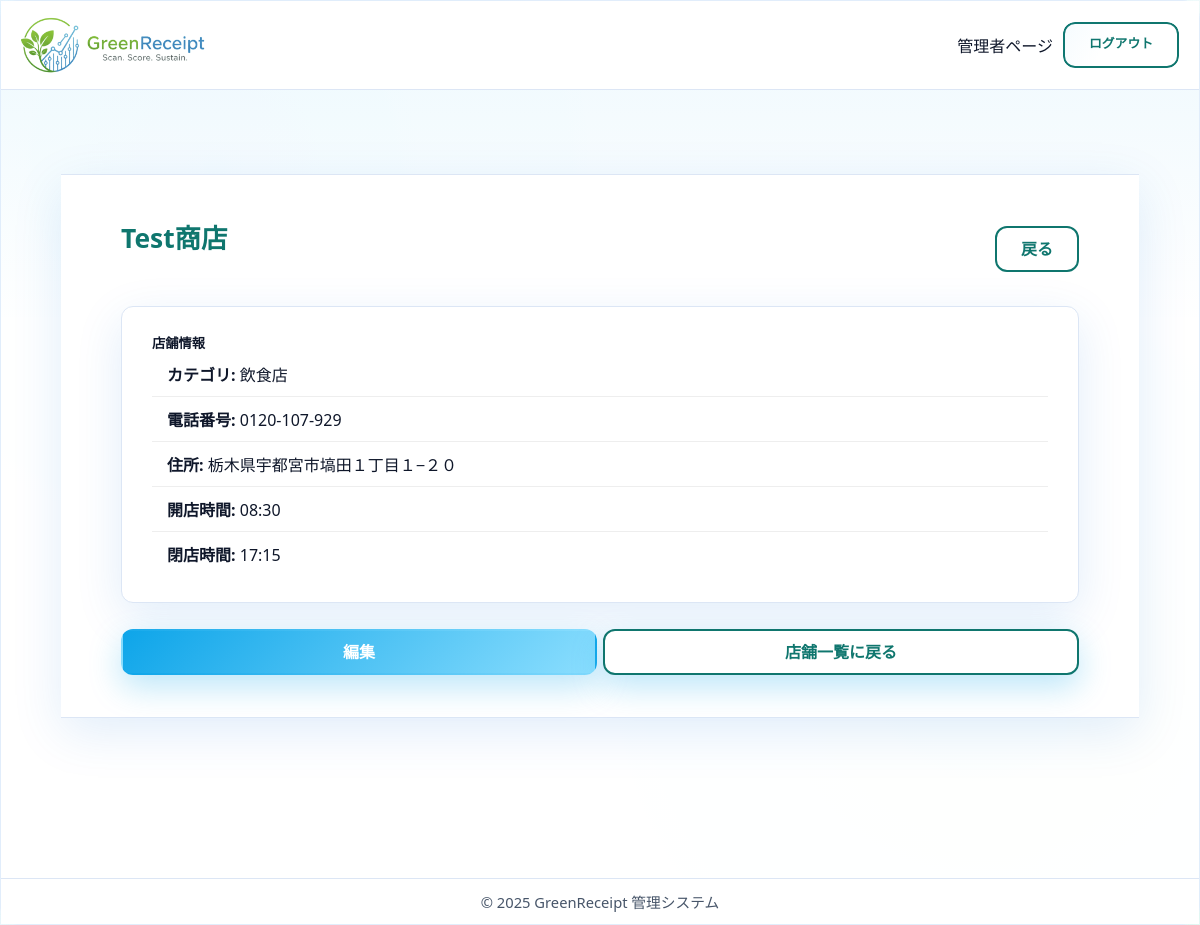
The app's page /staff/stores/4/ (signed in) with its own data.
### core/models.py (models this page shows, shortened)
class Store(models.Model):
    store_id = models.AutoField(primary_key=True, verbose_name='店舗ID')
    store_name = models.CharField(max_length=64, verbose_name='店舗名')
    CATEGORY_CHOICES = [
        ('restaurant', '飲食店'),
        ('retail', '小売店'),
        ('service', 'サービス業'),
        ('other', 'その他'),
    ]
    category = models.CharField(max_length=64, choices=CATEGORY_CHOICES, verbose_name='カテゴリ')
    tel = models.CharField(max_length=32, blank=True, verbose_name='電話番号')
    address = models.CharField(max_length=255, verbose_name='住所')
    open_time = models.TimeField(verbose_name='開店時間', null=True, blank=True)
    close_time = models.TimeField(verbose_name='閉店時間', null=True, blank=True)
    lat = models.FloatField(verbose_name='緯度', default=0.0)
    lng = models.FloatField(verbose_name='経度', default=0.0)
    class Meta:
        verbose_name = '加盟店'
        verbose_name_plural = '加盟店'

### core/views.py (the view)
# urls.py: path("staff/stores/<int:store_id>/", views.store_detail, name="store_detail"),
@staff_member_required
def store_detail(request, store_id):
    store = get_object_or_404(Store, store_id=store_id)
    return render(request, 'admin/store_detail.html', {'store': store})

### core/templates/admin/store_detail.html (shortened to what this page needs)
{% extends 'admin/admin_base.html' %}
{% block content %}
  <main class="dashboard-main">
    <div class="dashboard-container">
      <div class="d-flex justify-content-between align-items-center mb-4">
        <h1>{{ store.store_name }}</h1>
        <a href="{% url 'core:store_list' %}" class="btn-1 btn-secondary">戻る</a>
      </div>
      <div class="card">
        <div class="card-body">
          <h5 class="card-title">店舗情報</h5>
          <ul class="list-group list-group-flush">
            <li class="list-group-item"><strong>カテゴリ:</strong> {{ store.get_category_display }}</li>
            <li class="list-group-item"><strong>電話番号:</strong> {{ store.tel }}</li>
            <li class="list-group-item"><strong>住所:</strong> {{ store.address }}</li>
            <li class="list-group-item"><strong>開店時間:</strong> {{ store.open_time|time:"H:i" }}</li>
            <li class="list-group-item"><strong>閉店時間:</strong> {{ store.close_time|time:"H:i" }}</li>
          </ul>
        </div>
      </div>
      <div class="mt-4 d-flex gap-2 align-items-center">
        <a href="{% url 'core:store_edit' store.store_id %}" class="btn btn-primary">編集</a>
        <a href="{% url 'core:store_list' %}" class="btn btn-secondary">店舗一覧に戻る</a>
      </div>
    </div>
  </main>
{% endblock %}

### core/static/css/style.css (style rules this page uses)
:root { --bg-1: #f3f9ff; --bg-2: #f2fff8; --panel: rgba(255, 255, 255, 0.9); --panel-strong: rgba(255, 255, 255, 0.96); --border: rgba(9, 109, 217, 0.12); --shadow: 0 14px 48px rgba(9, 109, 217, 0.12); --shadow-strong: 0 22px 60px rgba(9, 109, 217, 0.18); --text: #0f172a; --muted: #475569; --accent: #79ca69; --accent-2: #0f766e; --success: #22c55e; --danger: #ef4444; --radius-lg: 18px; --radius-md: 12px; --radius-sm: 10px; }
* { box-sizing: border-box; margin: 0; padding: 0; }
html, body { height: 100%; width: 100%; overflow-x: hidden; }
body { font-family: "Poppins", "Segoe UI", "\u30E1\u30A4\u30EA\u30AA", "Hiragino Kaku Gothic ProN", sans-serif; text-align: center; min-height: 100vh; margin: 0; padding-top: 0; color: var(--text); background: radial-gradient(circle at 12% 18%, rgba(14, 165, 233, 0.16), transparent 32%), radial-gradient(circle at 80% 8%, rgba(34, 197, 94, 0.12), transparent 28%), radial-gradient(circle at 76% 72%, rgba(14, 165, 233, 0.12), transparent 32%), linear-gradient(135deg, var(--bg-1), var(--bg-2)); -webkit-font-smoothing: antialiased; -moz-osx-font-smoothing: grayscale; }
button, .btn { display: inline-block; background: linear-gradient(135deg, var(--accent), #8bdefe); color: #fff; border: none; border-radius: 14px; font-weight: 700; cursor: pointer; transition: transform 0.25s ease, box-shadow 0.25s ease, filter 0.2s ease; font-size: 1rem; box-shadow: 0 12px 32px rgba(14, 165, 233, 0.28); }
.btn { width: 100%; padding: 13px; border-radius: 14px; text-decoration: none; }
:root { --nav-h: 100px; }
main { display: flex; flex-direction: column; align-items: center; justify-content: center; width: 100%; height: 100%; padding: 24px; gap: 16px; }
.container, .wrapper, main, form { max-width: 100%; }
main.dashboard-main { justify-content: flex-start; align-items: stretch; padding: 44px 0 90px 0; }
.dashboard-container { width: 100%; background: var(--panel-strong); border-radius: 0; padding: 42px 60px; margin: 0; border-top: 1px solid #dce6f5; border-bottom: 1px solid #dce6f5; animation: fadeUp 0.6s ease-out; box-shadow: var(--shadow); }
.dashboard-container h1 { font-size: 1.65rem; font-weight: 700; color: var(--accent-2); margin-bottom: 26px; text-align: left; }
.btn-secondary { display: inline-block; background: #fff; border: 2px solid var(--accent-2); color: var(--accent-2); border-radius: 10px; padding: 9px 20px; margin-top: 20px; text-decoration: none; transition: all 0.25s ease; }

### records on screen
Store: store_name "Test商店", category "飲食店", tel "0120-107-929", address "栃木県宇都宮市塙田１丁目１−２０", open_time "08:30", close_time "17:15"
